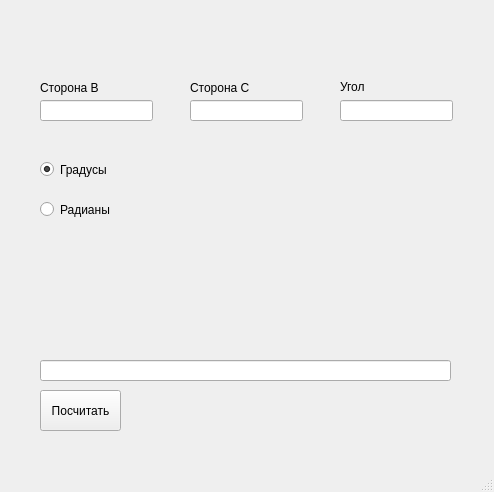
<?xml version="1.0" encoding="UTF-8"?>
<ui version="4.0">
 <class>MainWindow</class>
 <widget class="QMainWindow" name="MainWindow">
  <property name="geometry">
   <rect>
    <x>0</x>
    <y>0</y>
    <width>494</width>
    <height>492</height>
   </rect>
  </property>
  <property name="windowTitle">
   <string>MainWindow</string>
  </property>
  <widget class="QWidget" name="centralwidget">
   <widget class="QPushButton" name="AnswerButton">
    <property name="geometry">
     <rect>
      <x>40</x>
      <y>390</y>
      <width>81</width>
      <height>41</height>
     </rect>
    </property>
    <property name="text">
     <string>Посчитать</string>
    </property>
   </widget>
   <widget class="QRadioButton" name="DegreeButton">
    <property name="geometry">
     <rect>
      <x>40</x>
      <y>160</y>
      <width>84</width>
      <height>19</height>
     </rect>
    </property>
    <property name="text">
     <string>Градусы</string>
    </property>
    <property name="checked">
     <bool>true</bool>
    </property>
   </widget>
   <widget class="QRadioButton" name="RadianButton">
    <property name="geometry">
     <rect>
      <x>40</x>
      <y>200</y>
      <width>84</width>
      <height>19</height>
     </rect>
    </property>
    <property name="text">
     <string>Радианы</string>
    </property>
   </widget>
   <widget class="QLineEdit" name="B_Line">
    <property name="geometry">
     <rect>
      <x>40</x>
      <y>100</y>
      <width>113</width>
      <height>21</height>
     </rect>
    </property>
   </widget>
   <widget class="QLineEdit" name="C_Line">
    <property name="geometry">
     <rect>
      <x>190</x>
      <y>100</y>
      <width>113</width>
      <height>21</height>
     </rect>
    </property>
   </widget>
   <widget class="QLineEdit" name="AngleLine">
    <property name="geometry">
     <rect>
      <x>340</x>
      <y>100</y>
      <width>113</width>
      <height>21</height>
     </rect>
    </property>
   </widget>
   <widget class="QLabel" name="label">
    <property name="geometry">
     <rect>
      <x>40</x>
      <y>80</y>
      <width>61</width>
      <height>16</height>
     </rect>
    </property>
    <property name="text">
     <string>Сторона B</string>
    </property>
   </widget>
   <widget class="QLabel" name="label_2">
    <property name="geometry">
     <rect>
      <x>190</x>
      <y>80</y>
      <width>71</width>
      <height>16</height>
     </rect>
    </property>
    <property name="text">
     <string>Сторона C</string>
    </property>
   </widget>
   <widget class="QLabel" name="label_3">
    <property name="geometry">
     <rect>
      <x>340</x>
      <y>80</y>
      <width>47</width>
      <height>13</height>
     </rect>
    </property>
    <property name="text">
     <string>Угол</string>
    </property>
   </widget>
   <widget class="QLineEdit" name="AnswerLine">
    <property name="geometry">
     <rect>
      <x>40</x>
      <y>360</y>
      <width>411</width>
      <height>21</height>
     </rect>
    </property>
   </widget>
  </widget>
  <widget class="QMenuBar" name="menubar">
   <property name="geometry">
    <rect>
     <x>0</x>
     <y>0</y>
     <width>494</width>
     <height>21</height>
    </rect>
   </property>
  </widget>
  <widget class="QStatusBar" name="statusbar"/>
 </widget>
 <resources/>
 <connections/>
</ui>
